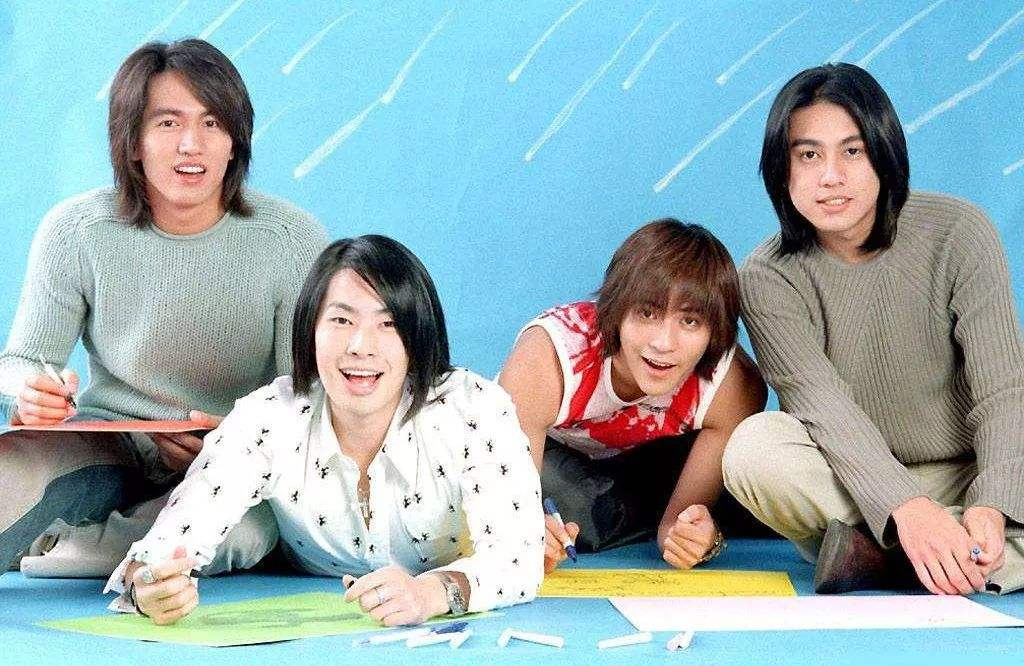
#> input picture learning opencv1/data/img.jpg, 1024 x 666 px, found by its file name
$ python img_operation.py
#> lines starting #> are read from the running program, lines starting #| are printed output that depends on the picture; after the words box and inside, x2 and y2 are one past the last pixel; in counts of white or black regions, pixels touching at a corner belong together
'''
图像方面的一些属性、操作
'''

import cv2
import numpy as np
path = 'img.jpg'
img = cv2.imread(path)
#> img is the input picture: shape (666, 1024, 3); mean B, G, R 179.2, 175.4, 152
print(img.item(10, 10, 2))  #img.item()操作，可以直接定位到对应的区域
#| 148
img.itemset((10, 10, 2), 100) #修改像素值
#> img: shape (666, 1024, 3); under 0.01% of pixels changed, all inside (x1, y1, x2, y2) = (10, 10, 11, 11)
print(img.item(10, 10, 2))
#| 100
print('图像属性 ===== ', img.shape)
#| 图像属性 =====  (666, 1024, 3)
print('像素数目》》》》》', img.size)
#| 像素数目》》》》》 2045952
print('数据类型》》》》》', img.dtype)
#| 数据类型》》》》》 uint8
ball = img[280:340, 330:390]  #ROI
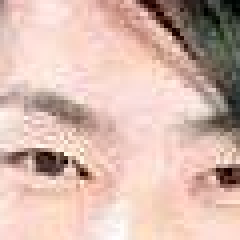
#> ball: shape (60, 60, 3) (shown 4 times larger); mean B, G, R 174, 184.7, 214.7
img[273:333, 100:160] = ball
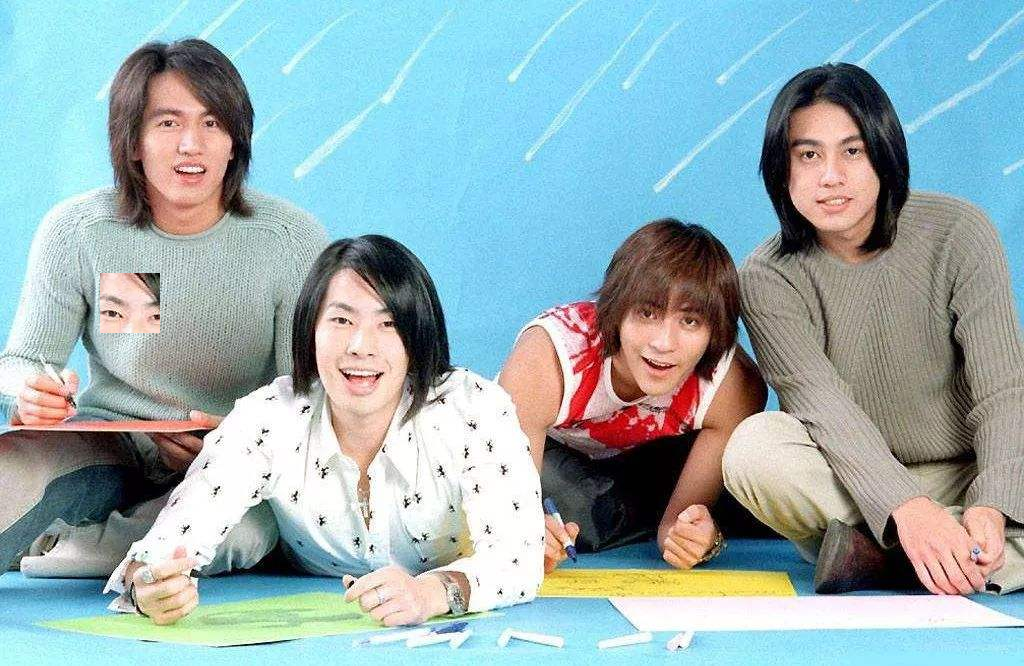
#> img: shape (666, 1024, 3); mean B, G, R 179, 175.3, 152.2

b = img[:,:,0]
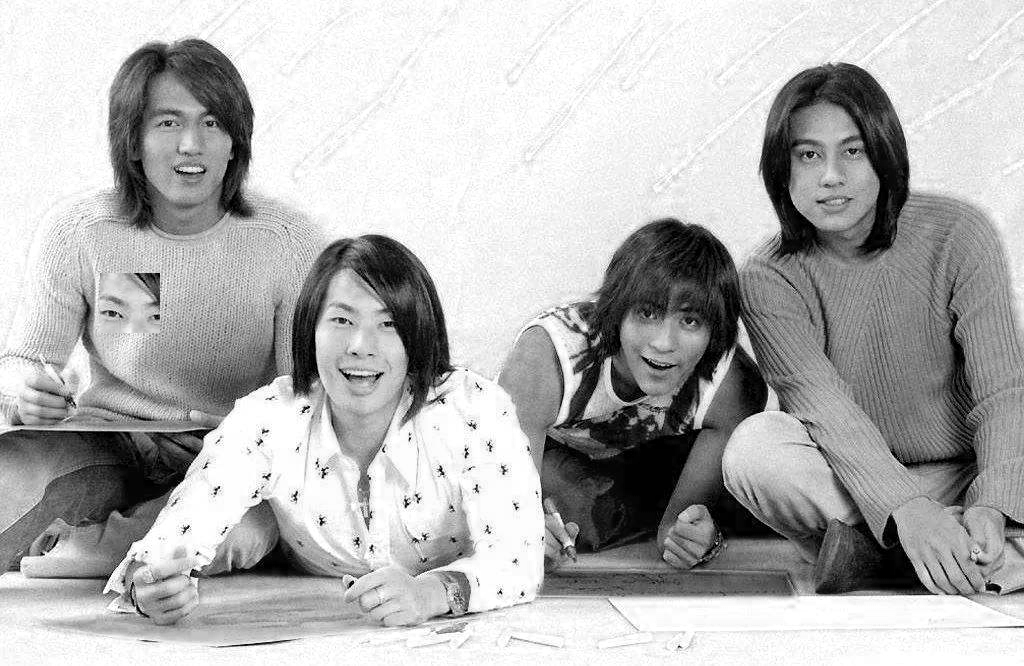
#> b: shape (666, 1024); min 0, max 255, mean 179
img[:,:,2] = 0
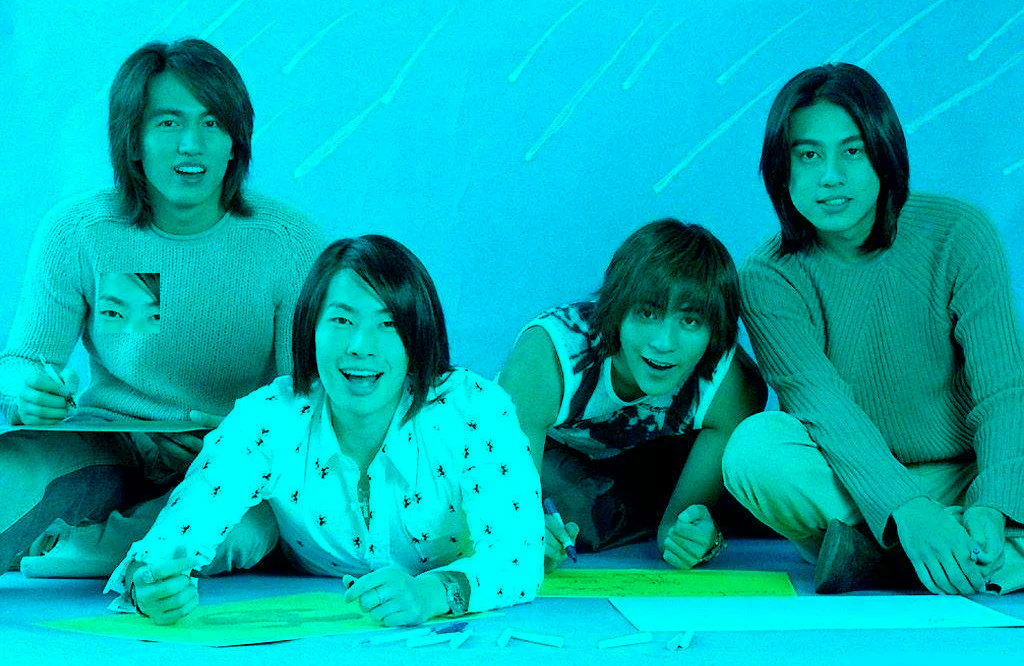
#> img: shape (666, 1024, 3); mean B, G, R 179, 175.3, 0

cv2.imshow('image', img)
cv2.waitKey(0)

$ run again, with learning opencv1/data/P40.jpg copied over learning opencv1/data/img.jpg
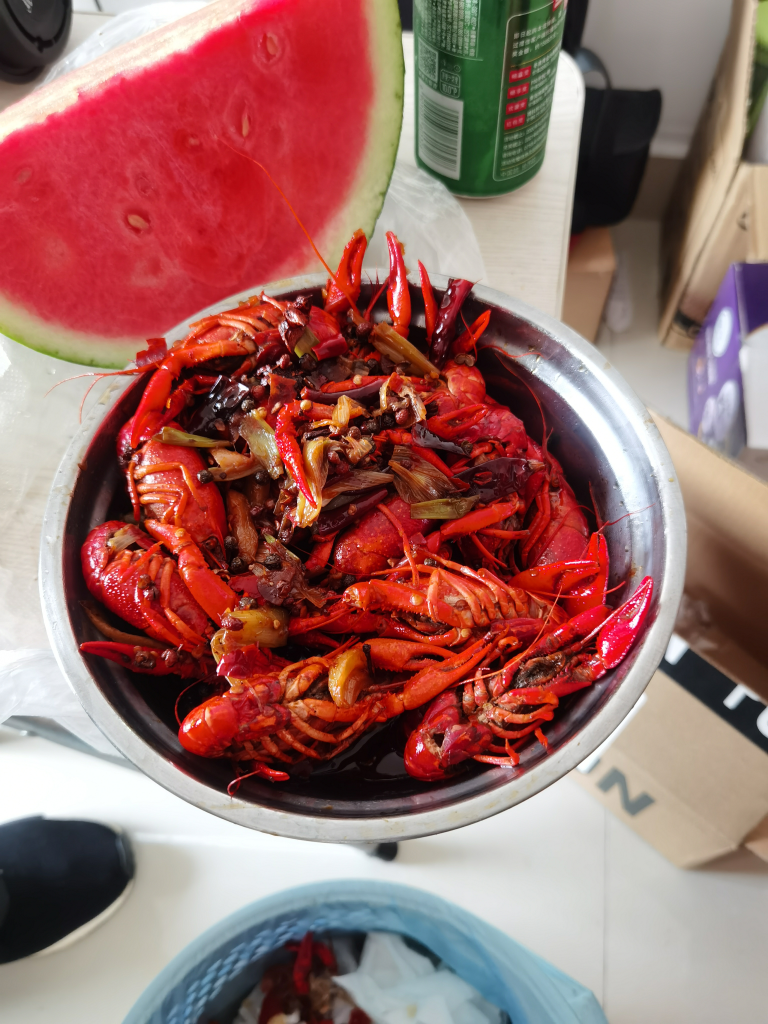
#> input picture learning opencv1/data/P40.jpg, 3072 x 4096 px, found by its file name (shown at 1/4 size)
#> img is the input picture: shape (4096, 3072, 3); mean B, G, R 102.4, 107.1, 154
#| 55
#| 100
#| 图像属性 =====  (4096, 3072, 3)
#| 像素数目》》》》》 37748736
#| 数据类型》》》》》 uint8
#> `b = img[:,:,0]`:
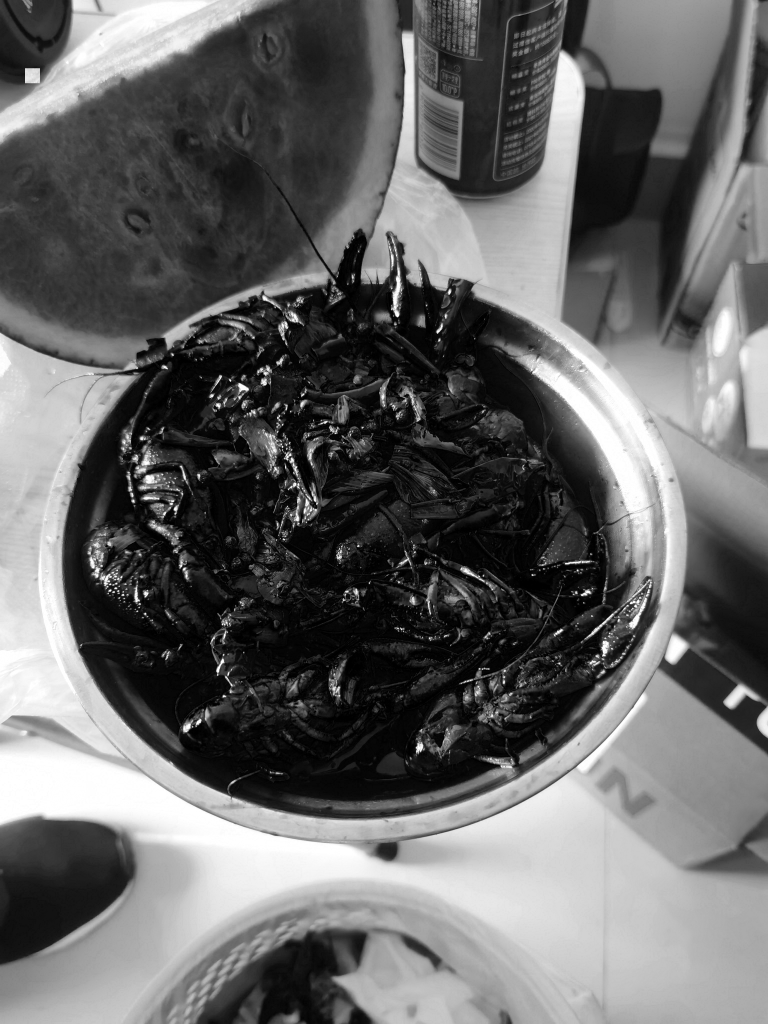
#> b: shape (4096, 3072) (shown at 1/4 size); min 0, max 255, mean 102.4
#> `img[:,:,2] = 0`:
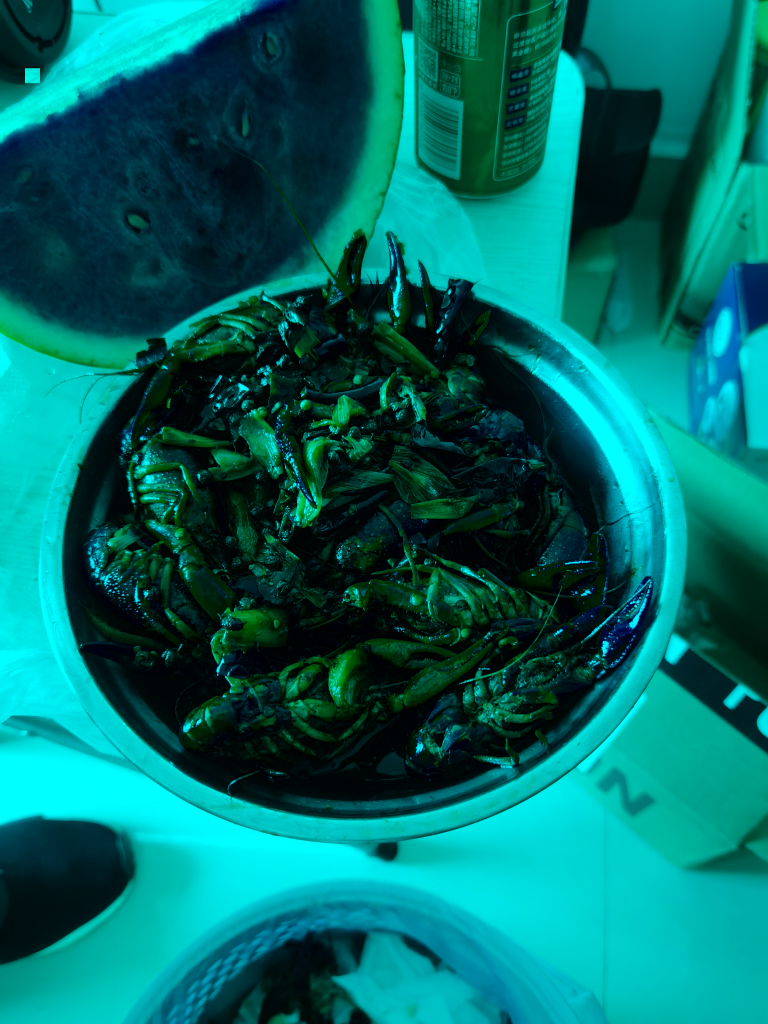
#> img: shape (4096, 3072, 3) (shown at 1/4 size); mean B, G, R 102.4, 107.2, 0
